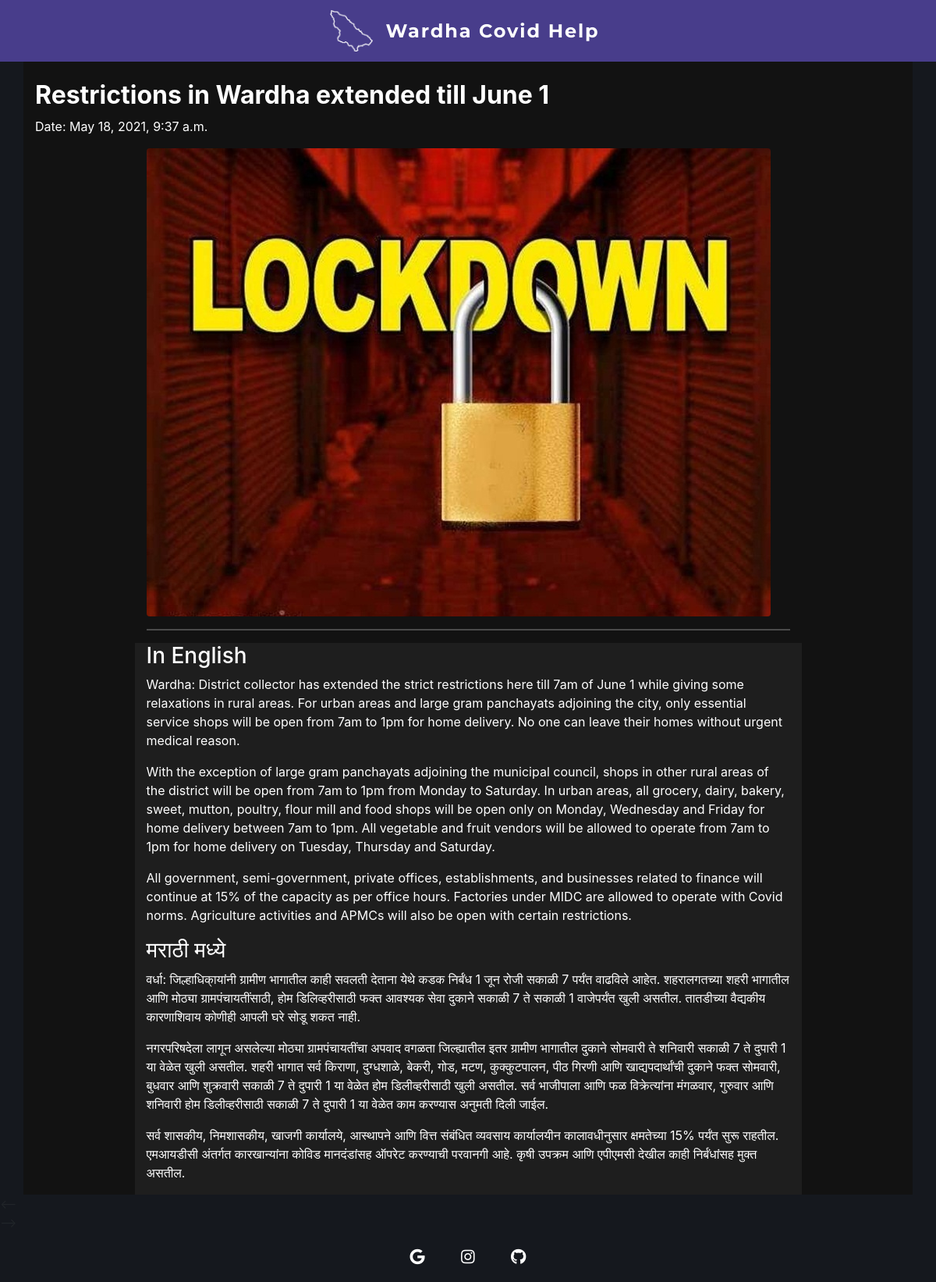
Screenshot of /News/3/ with the database file from the repository.
### wardhacovidhelpapp/models.py (models this page shows, shortened)
class CovidNewsPost(models.Model):
    Title = models.CharField(max_length=300,null=True)
    Short_Discription = models.TextField(null=True)
    News_Image = models.ImageField(upload_to = 'newsimages')
    Paragraph_1 = models.TextField(null=True,blank=True)
    Paragraph_2 = models.TextField(null=True,blank=True)
    Paragraph_3 = models.TextField(null=True,blank=True)
    Paragraph_4 = models.TextField(null=True,blank=True)
    Paragraph_5 = models.TextField(null=True,blank=True)
    Paragraph_6 = models.TextField(null=True,blank=True)
    Paragraph_7 = models.TextField(null=True,blank=True)
    Paragraph_8 = models.TextField(null=True,blank=True)
    Paragraph_9 = models.TextField(null=True,blank=True)
    Paragraph_10 = models.TextField(null=True,blank=True)
    Date_Created = models.DateTimeField(auto_now_add=True,auto_now=False)

### wardhacovidhelpapp/views.py (the view)
# urls.py: path("News/<int:id>/",views.detail_view_news,name='detailview_name'),
def detail_view_news(request,id):
    newsdata = CovidNewsPost.objects.get(id=id)
    content = {
        "newsdetails":newsdata
    }
    return render(request,"wardhacovidhelpapp/detailview.html",content)

### wardhacovidhelpapp/templates/wardhacovidhelpapp/detailview.html (shortened to what this page needs)
{% extends 'wardhacovidhelpapp/base.html' %}
{% load static %}
{% block content%}
<div class="container" style="background-color: #121212; color:white;">
    <br>
    <h2><strong>{{newsdetails.Title}}</strong></h2>
    <p>Date: {{newsdetails.Date_Created}}</p>
    <div class="row align-self-center">
        <div class="col-sm-9 mx-auto">
            <img src="{%static 'images/'%}{{newsdetails.News_Image}}" class="img-fluid rounded" alt="Sample image">
            <hr>
        </div>
    </div>
    <div class="row align-self-center" >
        <div class="col-sm-9 mx-auto"style="background-color: #1e1e1e; color: white;">
            <h3>In English</h3>
            <p class="dark-grey-text">{{newsdetails.Short_Discription}}</p>
            <p class="dark-grey-text">{{newsdetails.Paragraph_1}}</p>
            <p class="dark-grey-text">{{newsdetails.Paragraph_2}}</p>
            <h3>मराठी मध्ये</h3>
            <p class="dark-grey-text">{{newsdetails.Paragraph_6}}</p>
            <p class="dark-grey-text">{{newsdetails.Paragraph_7}}</p>
            <p class="dark-grey-text">{{newsdetails.Paragraph_8}}</p>
        </div>
    </div>
</div>
{% endblock %}

### rows the page displays
CovidNewsPost: Title "Restrictions in Wardha extended till June 1", Date_Created "May 18, 2021, 9:37 a.m.", News_Image (picture), Short_Discription "Wardha: District collector has extended the strict restrictions here till 7am of June 1 while giving some relaxations in rural areas. For urban areas and large gram panchayats adjoining the city, only essential service shops will be open from 7am to 1pm for home delivery. No one can leave their homes without urgent medical reason.", Paragraph_1 "With the exception of large gram panchayats adjoining the municipal council, shops in other rural areas of the district will be open from 7am to 1pm from Monday to Saturday. In urban areas, all grocery, dairy, bakery, sweet, mutton, poultry, flour mill and food shops will be open only on Monday, Wednesday and Friday for home delivery between 7am to 1pm. All vegetable and fruit vendors will be allowed to operate from 7am to 1pm for home delivery on Tuesday, Thursday and Saturday.", Paragraph_2 "All government, semi-government, private offices, establishments, and businesses related to finance will continue at 15% of the capacity as per office hours. Factories under MIDC are allowed to operate with Covid norms. Agriculture activities and APMCs will also be open with certain restrictions.", Paragraph_6 "वर्धा: जिल्हाधिका्यांनी ग्रामीण भागातील काही सवलती देताना येथे कडक निर्बंध 1 जून रोजी सकाळी 7 पर्यंत वाढविले आहेत. शहरालगतच्या शहरी भागातील आणि मोठ्या ग्रामपंचायतींसाठी, होम डिलिव्हरीसाठी फक्त आवश्यक सेवा दुकाने सकाळी 7 ते सकाळी 1 वाजेपर्यंत खुली असतील. तातडीच्या वैद्यकीय कारणाशिवाय कोणीही आपली घरे सोडू शकत नाही.", Paragraph_7 "नगरपरिषदेला लागून असलेल्या मोठ्या ग्रामपंचायतींचा अपवाद वगळता जिल्ह्यातील इतर ग्रामीण भागातील दुकाने सोमवारी ते शनिवारी सकाळी 7 ते दुपारी 1 या वेळेत खुली असतील. शहरी भागात सर्व किराणा, दुग्धशाळे, बेकरी, गोड, मटण, कुक्कुटपालन, पीठ गिरणी आणि खाद्यपदार्थांची दुकाने फक्त सोमवारी, बुधवार आणि शुक्रवारी सकाळी 7 ते दुपारी 1 या वेळेत होम डिलीव्हरीसाठी खुली असतील. सर्व भाजीपाला आणि फळ विक्रेत्यांना मंगळवार, गुरुवार आणि शनिवारी होम डिलीव्हरीसाठी सकाळी 7 ते दुपारी 1 या वेळेत काम करण्यास अनुमती दिली जाईल.", Paragraph_8 "सर्व शासकीय, निमशासकीय, खाजगी कार्यालये, आस्थापने आणि वित्त संबंधित व्यवसाय कार्यालयीन कालावधीनुसार क्षमतेच्या 15% पर्यंत सुरू राहतील. एमआयडीसी अंतर्गत कारखान्यांना कोविड मानदंडांसह ऑपरेट करण्याची परवानगी आहे. कृषी उपक्रम आणि एपीएमसी देखील काही निर्बंधांसह मुक्त असतील."
